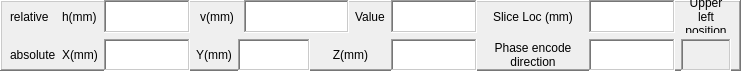
    <widget class="QFrame" name="frame_5">
     <property name="geometry">
      <rect>
       <x>5</x>
       <y>260</y>
       <width>741</width>
       <height>71</height>
      </rect>
     </property>
     <property name="toolTip">
      <string>&lt;html&gt;&lt;head/&gt;&lt;body&gt;&lt;p&gt;Cursor values&lt;/p&gt;&lt;/body&gt;&lt;/html&gt;</string>
     </property>
     <property name="autoFillBackground">
      <bool>true</bool>
     </property>
     <property name="frameShape">
      <enum>QFrame::WinPanel</enum>
     </property>
     <property name="frameShadow">
      <enum>QFrame::Raised</enum>
     </property>
     <widget class="QWidget" name="">
      <property name="geometry">
       <rect>
        <x>10</x>
        <y>0</y>
        <width>721</width>
        <height>71</height>
       </rect>
      </property>
      <layout class="QGridLayout" name="gridLayout_4">
       <item row="0" column="0">
        <widget class="QLabel" name="label_46">
         <property name="text">
          <string>relative</string>
         </property>
        </widget>
       </item>
       <item row="0" column="1">
        <widget class="QLabel" name="label_29">
         <property name="text">
          <string>h(mm)</string>
         </property>
        </widget>
       </item>
       <item row="0" column="2">
        <widget class="QTextEdit" name="lblH">
         <property name="frameShape">
          <enum>QFrame::WinPanel</enum>
         </property>
         <property name="verticalScrollBarPolicy">
          <enum>Qt::ScrollBarAlwaysOff</enum>
         </property>
        </widget>
       </item>
       <item row="0" column="3" colspan="2">
        <widget class="QLabel" name="label_27">
         <property name="text">
          <string>v(mm)</string>
         </property>
         <property name="alignment">
          <set>Qt::AlignCenter</set>
         </property>
         <property name="wordWrap">
          <bool>true</bool>
         </property>
        </widget>
       </item>
       <item row="0" column="5" colspan="2">
        <widget class="QTextEdit" name="lblV">
         <property name="frameShape">
          <enum>QFrame::WinPanel</enum>
         </property>
         <property name="verticalScrollBarPolicy">
          <enum>Qt::ScrollBarAlwaysOff</enum>
         </property>
        </widget>
       </item>
       <item row="0" column="7">
        <widget class="QLabel" name="label_28">
         <property name="text">
          <string>Value</string>
         </property>
        </widget>
       </item>
       <item row="0" column="8">
        <widget class="QTextEdit" name="lblValue">
         <property name="frameShape">
          <enum>QFrame::WinPanel</enum>
         </property>
         <property name="verticalScrollBarPolicy">
          <enum>Qt::ScrollBarAlwaysOff</enum>
         </property>
        </widget>
       </item>
       <item row="0" column="9">
        <widget class="QLabel" name="label_14">
         <property name="text">
          <string>Slice Loc (mm)</string>
         </property>
         <property name="alignment">
          <set>Qt::AlignCenter</set>
         </property>
         <property name="wordWrap">
          <bool>true</bool>
         </property>
        </widget>
       </item>
       <item row="0" column="10">
        <widget class="QTextEdit" name="lblSliceLocation">
         <property name="frameShape">
          <enum>QFrame::WinPanel</enum>
         </property>
         <property name="verticalScrollBarPolicy">
          <enum>Qt::ScrollBarAlwaysOff</enum>
         </property>
        </widget>
       </item>
       <item row="0" column="11">
        <widget class="QLabel" name="label_62">
         <property name="minimumSize">
          <size>
           <width>50</width>
           <height>0</height>
          </size>
         </property>
         <property name="text">
          <string>Upper left position</string>
         </property>
         <property name="alignment">
          <set>Qt::AlignCenter</set>
         </property>
         <property name="wordWrap">
          <bool>true</bool>
         </property>
        </widget>
       </item>
       <item row="1" column="0">
        <widget class="QLabel" name="label_47">
         <property name="text">
          <string>absolute</string>
         </property>
        </widget>
       </item>
       <item row="1" column="1">
        <widget class="QLabel" name="label_43">
         <property name="text">
          <string>X(mm)</string>
         </property>
        </widget>
       </item>
       <item row="1" column="2">
        <widget class="QTextEdit" name="lblX">
         <property name="frameShape">
          <enum>QFrame::WinPanel</enum>
         </property>
         <property name="verticalScrollBarPolicy">
          <enum>Qt::ScrollBarAlwaysOff</enum>
         </property>
        </widget>
       </item>
       <item row="1" column="3">
        <widget class="QLabel" name="label_44">
         <property name="text">
          <string>Y(mm)</string>
         </property>
         <property name="alignment">
          <set>Qt::AlignCenter</set>
         </property>
         <property name="wordWrap">
          <bool>true</bool>
         </property>
        </widget>
       </item>
       <item row="1" column="4" colspan="2">
        <widget class="QTextEdit" name="lblY">
         <property name="frameShape">
          <enum>QFrame::WinPanel</enum>
         </property>
         <property name="verticalScrollBarPolicy">
          <enum>Qt::ScrollBarAlwaysOff</enum>
         </property>
        </widget>
       </item>
       <item row="1" column="6" colspan="2">
        <widget class="QLabel" name="label_45">
         <property name="text">
          <string>Z(mm)</string>
         </property>
         <property name="alignment">
          <set>Qt::AlignCenter</set>
         </property>
         <property name="wordWrap">
          <bool>true</bool>
         </property>
        </widget>
       </item>
       <item row="1" column="8">
        <widget class="QTextEdit" name="lblZ">
         <property name="frameShape">
          <enum>QFrame::WinPanel</enum>
         </property>
         <property name="verticalScrollBarPolicy">
          <enum>Qt::ScrollBarAlwaysOff</enum>
         </property>
        </widget>
       </item>
       <item row="1" column="9">
        <widget class="QLabel" name="label_30">
         <property name="minimumSize">
          <size>
           <width>100</width>
           <height>0</height>
          </size>
         </property>
         <property name="text">
          <string>Phase encode direction</string>
         </property>
         <property name="alignment">
          <set>Qt::AlignCenter</set>
         </property>
         <property name="wordWrap">
          <bool>true</bool>
         </property>
        </widget>
       </item>
       <item row="1" column="10">
        <widget class="QTextEdit" name="lblPhaseEncodeDirection">
         <property name="frameShape">
          <enum>QFrame::WinPanel</enum>
         </property>
         <property name="verticalScrollBarPolicy">
          <enum>Qt::ScrollBarAlwaysOff</enum>
         </property>
        </widget>
       </item>
       <item row="1" column="11">
        <widget class="QLabel" name="lblUpperLeft">
         <property name="minimumSize">
          <size>
           <width>50</width>
           <height>0</height>
          </size>
         </property>
         <property name="font">
          <font>
           <pointsize>7</pointsize>
          </font>
         </property>
         <property name="autoFillBackground">
          <bool>true</bool>
         </property>
         <property name="frameShape">
          <enum>QFrame::WinPanel</enum>
         </property>
         <property name="frameShadow">
          <enum>QFrame::Sunken</enum>
         </property>
         <property name="text">
          <string/>
         </property>
        </widget>
       </item>
      </layout>
     </widget>
    </widget>
